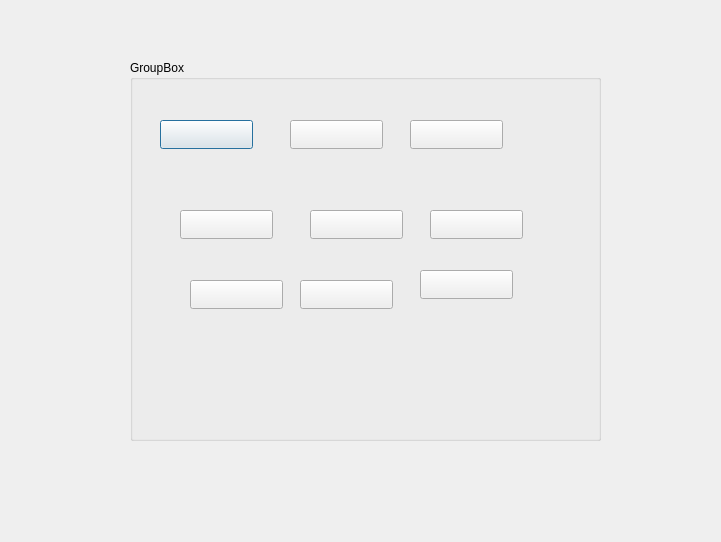
<?xml version="1.0" encoding="UTF-8"?>
<ui version="4.0">
 <class>aihard</class>
 <widget class="QDialog" name="aihard">
  <property name="geometry">
   <rect>
    <x>0</x>
    <y>0</y>
    <width>721</width>
    <height>542</height>
   </rect>
  </property>
  <property name="windowTitle">
   <string>Dialog</string>
  </property>
  <widget class="QGroupBox" name="groupBox">
   <property name="geometry">
    <rect>
     <x>130</x>
     <y>60</y>
     <width>471</width>
     <height>381</height>
    </rect>
   </property>
   <property name="title">
    <string>GroupBox</string>
   </property>
   <widget class="QPushButton" name="pushButton">
    <property name="geometry">
     <rect>
      <x>30</x>
      <y>60</y>
      <width>93</width>
      <height>29</height>
     </rect>
    </property>
    <property name="text">
     <string/>
    </property>
   </widget>
   <widget class="QPushButton" name="pushButton_2">
    <property name="geometry">
     <rect>
      <x>160</x>
      <y>60</y>
      <width>93</width>
      <height>29</height>
     </rect>
    </property>
    <property name="text">
     <string/>
    </property>
   </widget>
   <widget class="QPushButton" name="pushButton_3">
    <property name="geometry">
     <rect>
      <x>280</x>
      <y>60</y>
      <width>93</width>
      <height>29</height>
     </rect>
    </property>
    <property name="text">
     <string/>
    </property>
   </widget>
   <widget class="QPushButton" name="pushButton_4">
    <property name="geometry">
     <rect>
      <x>50</x>
      <y>150</y>
      <width>93</width>
      <height>29</height>
     </rect>
    </property>
    <property name="text">
     <string/>
    </property>
   </widget>
   <widget class="QPushButton" name="pushButton_5">
    <property name="geometry">
     <rect>
      <x>180</x>
      <y>150</y>
      <width>93</width>
      <height>29</height>
     </rect>
    </property>
    <property name="text">
     <string/>
    </property>
   </widget>
   <widget class="QPushButton" name="pushButton_6">
    <property name="geometry">
     <rect>
      <x>300</x>
      <y>150</y>
      <width>93</width>
      <height>29</height>
     </rect>
    </property>
    <property name="text">
     <string/>
    </property>
   </widget>
   <widget class="QPushButton" name="pushButton_7">
    <property name="geometry">
     <rect>
      <x>60</x>
      <y>220</y>
      <width>93</width>
      <height>29</height>
     </rect>
    </property>
    <property name="text">
     <string/>
    </property>
   </widget>
   <widget class="QPushButton" name="pushButton_8">
    <property name="geometry">
     <rect>
      <x>170</x>
      <y>220</y>
      <width>93</width>
      <height>29</height>
     </rect>
    </property>
    <property name="text">
     <string/>
    </property>
   </widget>
   <widget class="QPushButton" name="pushButton_9">
    <property name="geometry">
     <rect>
      <x>290</x>
      <y>210</y>
      <width>93</width>
      <height>29</height>
     </rect>
    </property>
    <property name="text">
     <string/>
    </property>
   </widget>
  </widget>
 </widget>
 <resources/>
 <connections/>
</ui>
